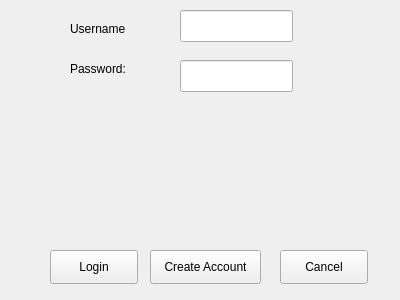
<?xml version="1.0" encoding="UTF-8"?>
<ui version="4.0">
 <class>LoginWindow</class>
 <widget class="QWidget" name="LoginWindow">
  <property name="geometry">
   <rect>
    <x>0</x>
    <y>0</y>
    <width>400</width>
    <height>300</height>
   </rect>
  </property>
  <property name="windowTitle">
   <string>Login</string>
  </property>
  <widget class="QPushButton" name="loginButton">
   <property name="geometry">
    <rect>
     <x>50</x>
     <y>250</y>
     <width>88</width>
     <height>34</height>
    </rect>
   </property>
   <property name="text">
    <string>Login</string>
   </property>
   <property name="checkable">
    <bool>false</bool>
   </property>
  </widget>
  <widget class="QPushButton" name="createAccountButton">
   <property name="geometry">
    <rect>
     <x>150</x>
     <y>250</y>
     <width>111</width>
     <height>34</height>
    </rect>
   </property>
   <property name="text">
    <string>Create Account</string>
   </property>
  </widget>
  <widget class="QPushButton" name="cancelButton">
   <property name="geometry">
    <rect>
     <x>280</x>
     <y>250</y>
     <width>88</width>
     <height>34</height>
    </rect>
   </property>
   <property name="text">
    <string>Cancel</string>
   </property>
  </widget>
  <widget class="QLineEdit" name="usernameEdit">
   <property name="geometry">
    <rect>
     <x>180</x>
     <y>10</y>
     <width>113</width>
     <height>32</height>
    </rect>
   </property>
  </widget>
  <widget class="QLineEdit" name="passwordEdit">
   <property name="geometry">
    <rect>
     <x>180</x>
     <y>60</y>
     <width>113</width>
     <height>32</height>
    </rect>
   </property>
  </widget>
  <widget class="QLabel" name="usernameLabel">
   <property name="geometry">
    <rect>
     <x>70</x>
     <y>20</y>
     <width>58</width>
     <height>18</height>
    </rect>
   </property>
   <property name="text">
    <string>Username</string>
   </property>
  </widget>
  <widget class="QLabel" name="passwordLabel">
   <property name="geometry">
    <rect>
     <x>70</x>
     <y>60</y>
     <width>71</width>
     <height>18</height>
    </rect>
   </property>
   <property name="text">
    <string>Password:</string>
   </property>
  </widget>
 </widget>
 <resources/>
 <connections/>
</ui>
